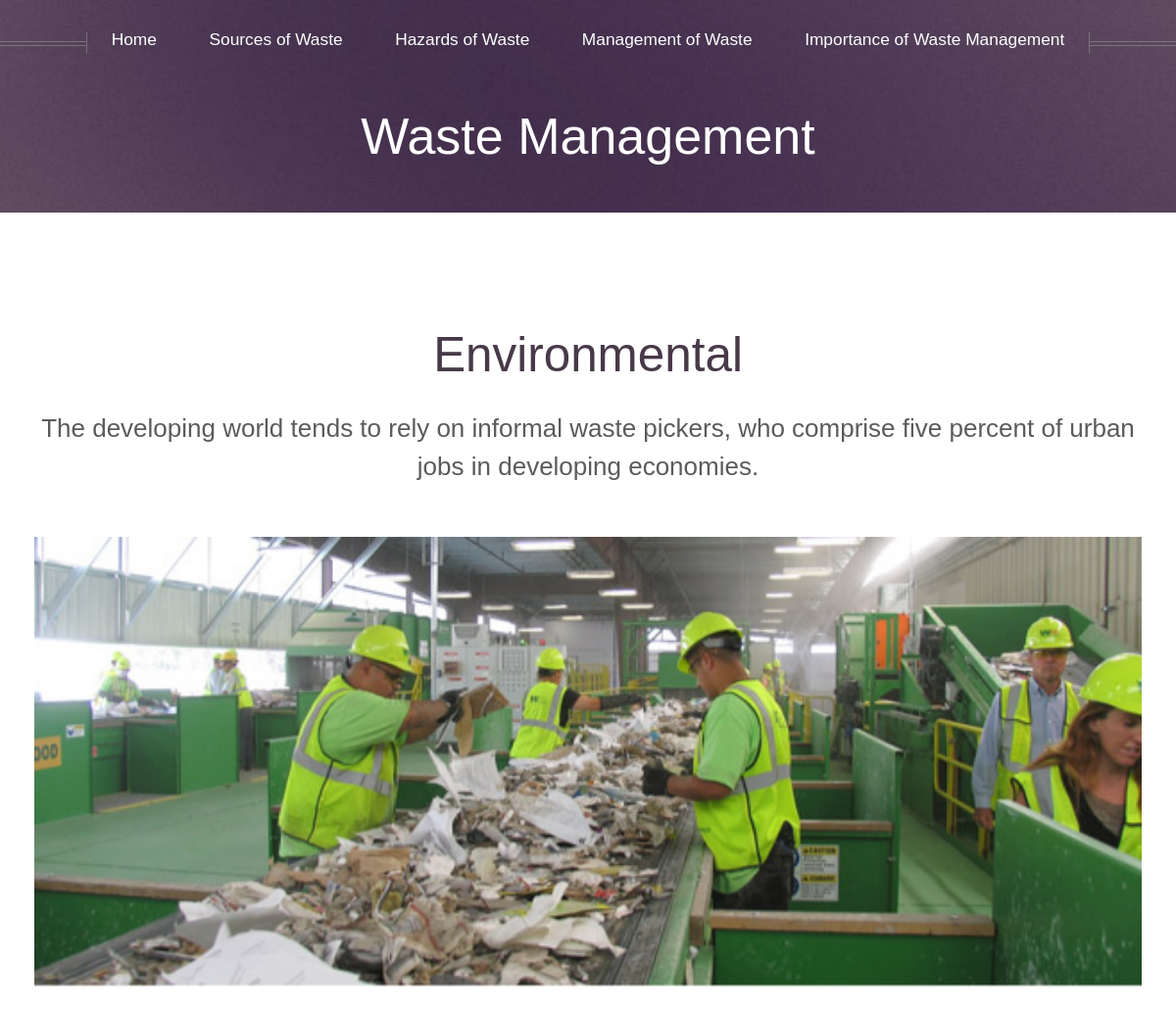
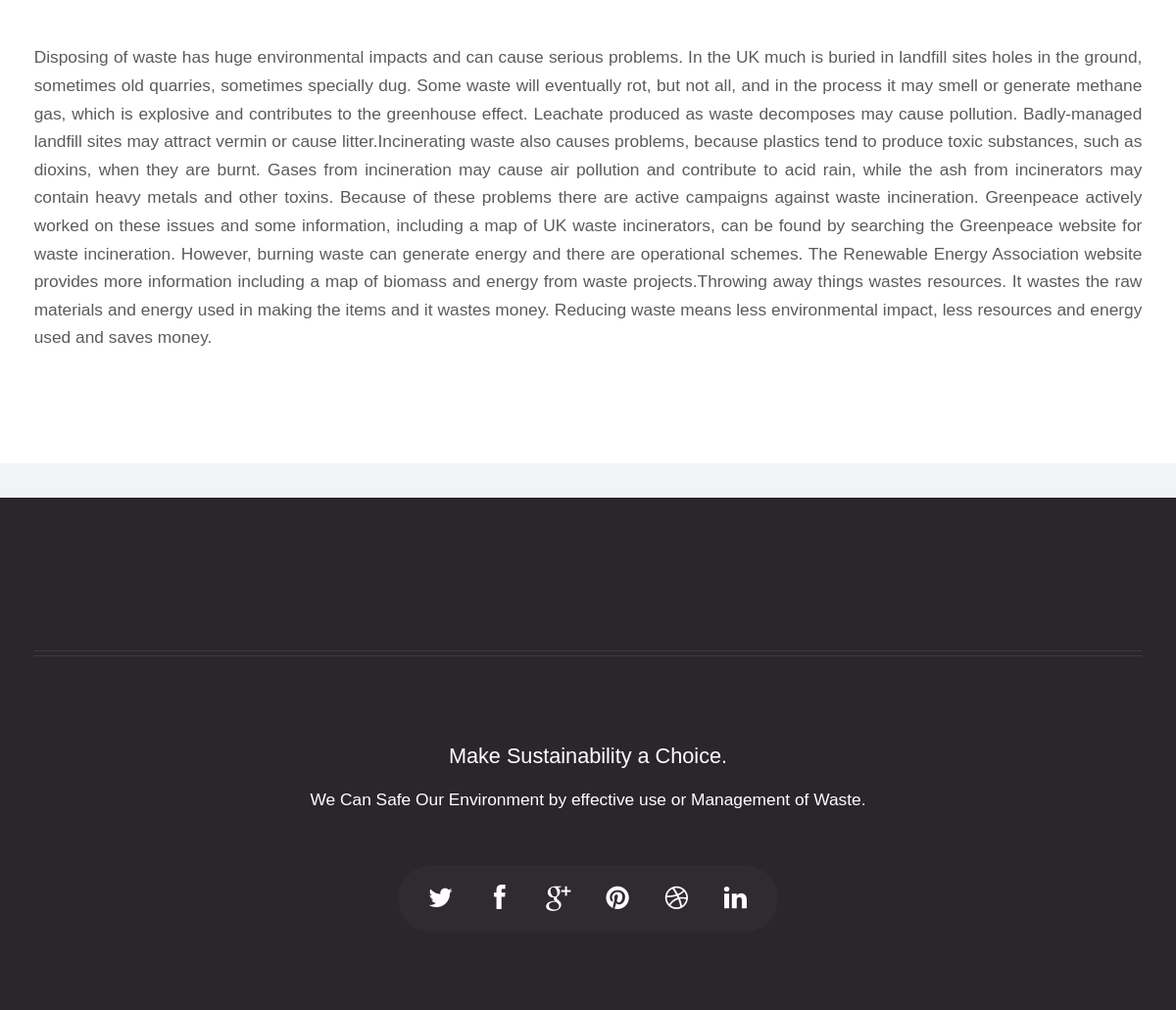
Page /submenu.php?p_id=2 on the committed database (2 pictures, top to bottom).
### tables this page shows
CREATE TABLE `tbl_content` (
  `content_id` int(10) NOT NULL,
  `content` text NOT NULL,
  `page_id` int(10) NOT NULL
);

CREATE TABLE `tbl_pages` (
  `page_id` int(10) NOT NULL,
  `page_name` text NOT NULL,
  `int_parent` int(10) NOT NULL
);

### submenu.php (the view, shortened to what this page needs)
<?php
	include_once("db/config.php");
	$page_title = '';
	$page_content = '';
	if(isset($_REQUEST["p_id"])){
		$page_id = $_REQUEST["p_id"];
		$query = "SELECT t1.page_name,t2.* FROM tbl_pages t1 INNER JOIN tbl_content t2 ON t1.page_id = $page_id and t1.page_id = t2.page_id";
		$result = $con->query($query);
		$row = mysqli_fetch_array($result);
		if($row != false){
			$page_title = $row["page_name"];
			$page_content = mysqli_real_escape_string($con,$row["content"]);
		}
	}
	else{
	}
?>
<!DOCTYPE HTML>
<html>
<head>
<?php include_once("files/script.php"); ?>
</head>
<body class="no-sidebar">
<div id="header">
  <div class="inner">
    <header>
      <h1><a href="index.php" id="logo">Waste Management</a></h1>
    </header>
  </div>
  <?php include_once("files/header.php"); ?>
</div>
<div class="wrapper style1">
  <div class="container">
    <div class="row">
      <div class="12u skel-cell-mainContent" id="content">
        <article id="main" class="special">
          <header>
            <h2><?php echo ucwords($page_title); ?></h2>
            <span class="byline"> The developing world tends to rely on informal waste pickers, who comprise five percent of urban jobs in developing economies. </span> </header>
          <a href="#" class="image featured"><img src="images/pic35.jpg" alt=""></a>
           <p><?php echo $page_content; ?></p>
      </div>
    </div>
  </div>
</div>
<div id="footer">
  <?php include_once("files/footer.php"); ?>
</div>
</body>
</html>

### css/style.css (style rules this page uses)
body { background: #f0f4f4; color: #5b5b5b; font-family: 'Source Sans Pro', sans-serif; font-weight: 300; }
body,input,textarea,select { font-size: 15pt; line-height: 1.85em; }
h1,h2,h3,h4,h5,h6 { font-weight: 400; color: #483949; line-height: 1.25em; }
h1 a, h2 a, h3 a, h4 a, h5 a, h6 a { color: inherit; text-decoration: none; border-bottom-color: transparent; }
h2 { font-size: 2.85em; }
.byline { display: block; font-size: 1.5em; margin-top: 1em; line-height: 1.5em; }
a { color: inherit; border-bottom: solid 1px rgba(128,128,128,0.15); text-decoration: none; -moz-transition: background-color 0.35s ease-in-out, color 0.35s ease-in-out, border-bottom-color 0.35s ease-in-out; -webkit-transition: background-color 0.35s ease-in-out, color 0.35s ease-in-out, border-bottom-color 0.35s ease-in-out; -o-transition: background-color 0.35s ease-in-out, color 0.35s ease-in-out, border-bottom-color 0.35s ease-in-out; -ms-transition: background-color 0.35s ease-in-out, color 0.35s ease-in-out, border-bottom-color 0.35s ease-in-out; transition: background-color 0.35s ease-in-out, color 0.35s ease-in-out, border-bottom-color 0.35s ease-in-out; }
p, ul, ol, dl, table { margin-bottom: 1em; }
p { text-align: justify; }
header { margin: 0 0 1em 0; }
header .byline { margin-bottom: 2em; }
section, article { margin-bottom: 3em; }
section > :last-child, article > :last-child { margin-bottom: 0; }
section:last-child, article:last-child { margin-bottom: 0; }
section.special > header, section.special > footer, article.special > header, article.special > footer { text-align: center; }
.image { position: relative; display: inline-block; border: 0; outline: 0; }
.image img { display: block; width: 100%; }
.image.featured { display: block; width: 100%; margin: 0 0 4em 0; }
.wrapper { background: #fff; margin: 0 0 2em 0; padding: 6em 0 6em 0; }
#header { position: relative; background-image: url('../images/header.jpg'); background-size: cover; background-position: center center; background-attachment: fixed; color: #fff; text-align: center; padding: 2.5em 0 2em 0; cursor: default; }
#header .inner { position: relative; z-index: 1; margin: 0; padding: 4em 0 0 0; }
#header h1 { color: #fff; font-size: 3em; line-height: 1em; }
#header h1 a { color: inherit; }
#header header { display: inline-block; }
#footer { position: relative; overflow: hidden; padding: 6em 0 6em 0; background: #2b252c; color: #fff; }

### css/style-wide.css (style rules this page uses)
body,input,textarea,select { font-size: 14pt; line-height: 1.75em; }

### css/style-normal.css (style rules this page uses)
.wrapper { padding-left: 2em; padding-right: 2em; }
#header .inner { padding-left: 2em; padding-right: 2em; }
#footer { padding-left: 2em; padding-right: 2em; }

### css/style-narrower.css (style rules this page uses)
body,input,textarea,select { font-size: 13pt; line-height: 1.65em; }
#footer { padding: 4em 2em 4em 2em; }

### rows in the picture
tbl_content: page.page_name "Environmental", content "Disposing of waste has huge environmental impacts and can cause serious problems. In the UK much is buried in landfill sites holes in the ground, sometimes old quarries, sometimes specially dug. Some waste will eventually rot, but not all, and in the process it may smell or generate methane gas, which is explosive and contributes to the greenhouse effect. Leachate produced as waste decomposes may cause pollution. Badly-managed landfill sites may attract vermin or cause litter.Incinerating waste also causes problems, because plastics tend to produce toxic substances, such as dioxins, when they are burnt. Gases from incineration may cause air pollution and contribute to acid rain, while the…"
